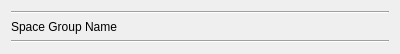
<?xml version="1.0" encoding="UTF-8"?>
<ui version="4.0">
 <class>Form</class>
 <widget class="QWidget" name="Form">
  <property name="geometry">
   <rect>
    <x>0</x>
    <y>0</y>
    <width>400</width>
    <height>38</height>
   </rect>
  </property>
  <property name="windowTitle">
   <string>Form</string>
  </property>
  <layout class="QVBoxLayout" name="verticalLayout">
   <item>
    <widget class="Line" name="line_2">
     <property name="orientation">
      <enum>Qt::Orientation::Horizontal</enum>
     </property>
    </widget>
   </item>
   <item>
    <widget class="QLabel" name="lbl_spaceGroupName">
     <property name="text">
      <string>Space Group Name</string>
     </property>
    </widget>
   </item>
   <item>
    <widget class="Line" name="line">
     <property name="orientation">
      <enum>Qt::Orientation::Horizontal</enum>
     </property>
    </widget>
   </item>
  </layout>
 </widget>
 <resources/>
 <connections/>
</ui>
